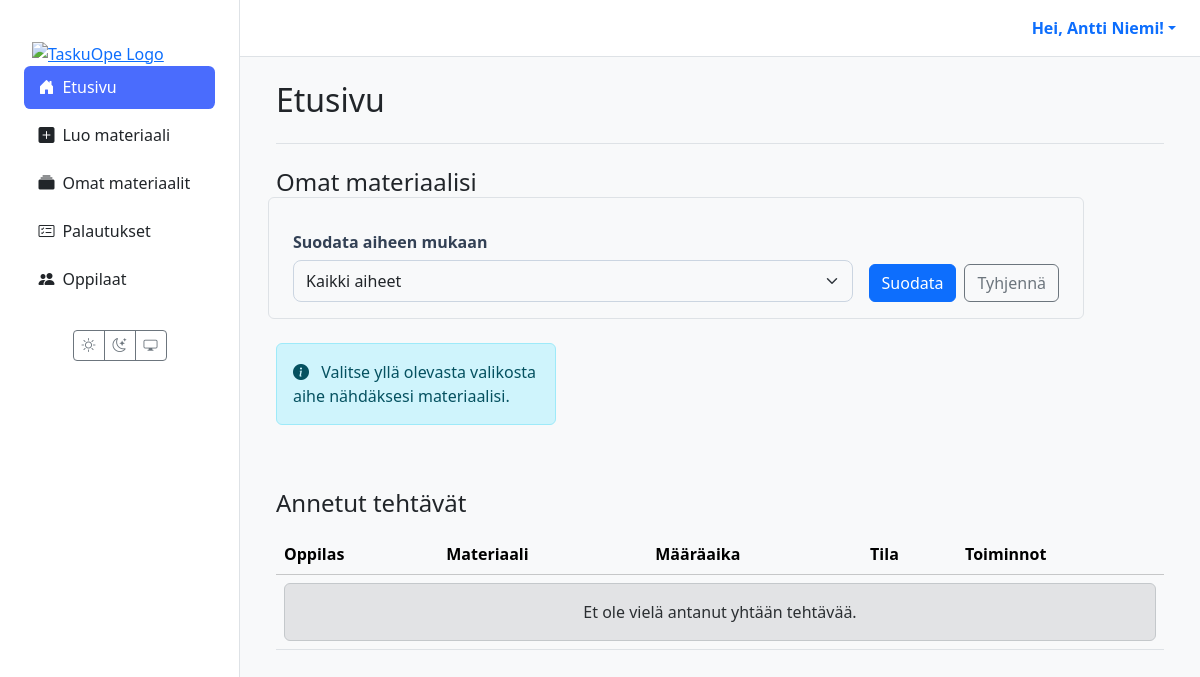
The app's page / (signed in), older data.
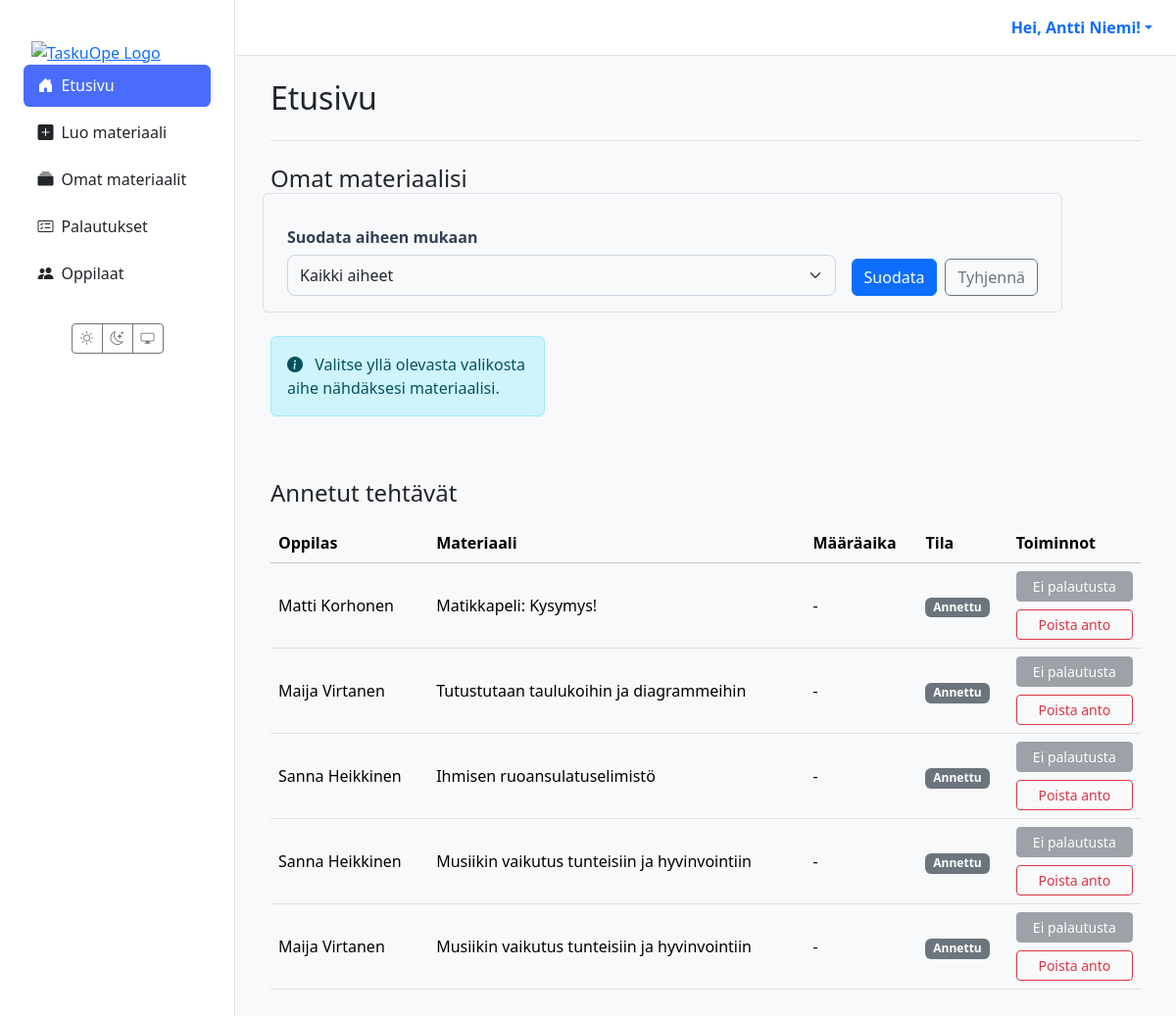
The same page, newer data.
### users/models.py (models this page shows, shortened)
class CustomUser(AbstractUser):
    class Role(models.TextChoices):
        TEACHER = 'TEACHER', 'Teacher'
        STUDENT = 'STUDENT', 'Student'
    role = models.CharField(max_length=50, choices=Role.choices, default=Role.STUDENT)
    grade_class = models.PositiveSmallIntegerField(
        verbose_name="Luokka-aste",
        null=True,
        blank=True,
        choices=[(i, f"{i}. luokka") for i in range(1, 7)]
    )
    profile_image = models.ImageField(
        verbose_name="Profiilikuva",
        upload_to='profile_pics/',
        null=True,
        blank=True
    )

### materials/models.py (models this page shows, shortened)
class Assignment(models.Model):
    class Status(models.TextChoices):
        ASSIGNED = "ASSIGNED", _("Annettu")
        IN_PROGRESS = "IN_PROGRESS", _("Kesken")
        SUBMITTED = "SUBMITTED", _("Palautettu")
        GRADED = "GRADED", _("Arvioitu")
    id = models.UUIDField(primary_key=True, default=uuid.uuid4, editable=False)
    material = models.ForeignKey(Material, on_delete=models.CASCADE, verbose_name=_("Materiaali"))
    student = models.ForeignKey(
        settings.AUTH_USER_MODEL,
        related_name='assignments',
        on_delete=models.CASCADE,
        limit_choices_to={'role': 'STUDENT'},
        verbose_name=_("Oppilas"),
    )
    assigned_by = models.ForeignKey(
        settings.AUTH_USER_MODEL,
        related_name='assigned_tasks',
        on_delete=models.CASCADE,
        limit_choices_to={'role': 'TEACHER'},
        verbose_name=_("Antanut opettaja"),
    )
    due_at = models.DateTimeField(null=True, blank=True, verbose_name=_("Määräaika"))
    status = models.CharField(max_length=20, choices=Status.choices, default=Status.ASSIGNED, verbose_name=_("Tila"))
    draft_response = models.TextField(blank=True, null=True, verbose_name=_("Luonnosvastaus"))
    created_at = models.DateTimeField(auto_now_add=True, verbose_name=_("Luotu"))
    class Meta:
        constraints = [
            models.UniqueConstraint(fields=['material', 'student'], name='unique_assignment_per_student'),
        ]
        indexes = [
            models.Index(fields=['status']),
            models.Index(fields=['due_at']),
            models.Index(fields=['student']),
            models.Index(fields=['assigned_by']),
        ]
        verbose_name = _("Tehtävänanto")
        verbose_name_plural = _("Tehtävänannot")

class Material(models.Model):
    class MaterialType(models.TextChoices):
        TASK = 'tehtävä', _('Tehtävä')
        LEARNING_MATERIAL = 'oppimateriaali', _('Oppimateriaali')
        TEST = 'testi', _('Testi')
        EXAM = 'koe', _('Koe')
        GAME = 'peli', _('Peli')
    class Status(models.TextChoices):
        DRAFT = 'DRAFT', _('Luonnos')
        PENDING_APPROVAL = 'PENDING', _('Odottaa hyväksyntää')
        APPROVED = 'APPROVED', _('Hyväksytty')
        REJECTED = 'REJECTED', _('Hylätty')
    GRADE_CHOICES = [(str(i), f"{i}. luokka") for i in range(1, 7)]
    id = models.UUIDField(primary_key=True, default=uuid.uuid4, editable=False)
    title = models.CharField(max_length=255, verbose_name=_("Otsikko"))
    content = models.TextField(
        verbose_name=_("Sisältö"),
        help_text=_("Raakasisältö, esim. AI:n tuottama teksti.")
    )
    structured_content = models.JSONField(
        null=True,
        blank=True,
        verbose_name=_("Jäsennelty sisältö"),
        help_text=_("Esim. monivalinnat tai tehtävän rakenne JSON-muodossa.")
    )
    material_type = models.CharField(
        max_length=50,
        choices=MaterialType.choices,
        default=MaterialType.TASK,
        verbose_name=_("Materiaalin tyyppi"),
    )
    subject = models.CharField(max_length=100, null=True, blank=True, verbose_name=_("Aine"))
    grade_level = models.CharField(
        max_length=20,
        choices=GRADE_CHOICES,
        null=True,
        blank=True,
        verbose_name=_("Luokka-aste"),
    )
    audience = models.JSONField(
        null=True,
        blank=True,
        verbose_name=_("Kohderyhmä"),
        help_text=_("Esim. {'learning_styles': ['visuaalinen'], 'languages': ['fi']}")
    )
    author = models.ForeignKey(
        settings.AUTH_USER_MODEL,
        related_name='authored_materials',
        on_delete=models.CASCADE,
        limit_choices_to={'role': 'TEACHER'},
        verbose_name=_("Tekijä (opettaja)"),
    )
    prompt = models.ForeignKey(
        Prompt,
        on_delete=models.SET_NULL,
        null=True,
        blank=True,
        verbose_name=_("Kehoite"),
    )
    status = models.CharField(
        max_length=50,
        choices=Status.choices,
        default=Status.DRAFT,
        verbose_name=_("Tila"),
    )
    version = models.IntegerField(default=1, verbose_name=_("Versio"))
    parent = models.ForeignKey(
        'self',
        on_delete=models.SET_NULL,
        null=True,
        blank=True,
        related_name='versions',
        verbose_name=_("Edellinen versio"),
    )
    created_at = models.DateTimeField(auto_now_add=True, verbose_name=_("Luotu"))
    updated_at = models.DateTimeField(auto_now=True, verbose_name=_("Päivitetty"))
    class Meta:
        verbose_name = _("Materiaali")
        verbose_name_plural = _("Materiaalit")

### materials/views/main.py (the view)
# urls.py: path("", views.dashboard_view, name='dashboard'),
@login_required(login_url='kirjaudu')
def dashboard_view(request):
    user = request.user
    if user.role == 'TEACHER':
        return teacher_dashboard_view(request)
    elif user.role == 'STUDENT':
        return student_dashboard_view(request)
    return redirect('kirjaudu')

### templates/dashboard/teacher.html (shortened to what this page needs)
{% extends 'partials/base.html' %}
{% load static %}
{% block content %}
<div class="container-fluid">
  <div class="mb-4 border-bottom pb-3">
    <h1 class="h2">Etusivu</h1>
  </div>
  <section class="materials-list mb-5">
    <h2 class="h4 mb-3">Omat materiaalisi</h2>
    <div style="max-width: 800px;" class="mb-4">
      <form method="get" class="row g-3 align-items-end p-3 rounded border">
        <div class="col-md">
          <label for="subject-filter" class="form-label fw-bold">Suodata aiheen mukaan</label>
          <select name="subject" id="subject-filter" class="form-select">
            <option value="">Kaikki aiheet</option>
          </select>
        </div>
        <div class="col-md-auto">
          <div class="d-flex gap-2">
            <button type="submit" class="btn btn-primary">Suodata</button>
            <a href="{% url 'dashboard' %}" class="btn btn-outline-secondary">Tyhjennä</a>
          </div>
        </div>
      </form>
    </div>
    <div class="row row-cols-1 row-cols-md-2 row-cols-xl-3 g-4">
      {% for m in materials %}
      <div class="col">
        <div class="card material-card h-100">
          <div class="card-body d-flex flex-column">
            <div class="mb-2">
              <span class="badge badge-status-{{ m.status }}">{{ m.get_status_display }}</span>
              <span class="badge bg-secondary fw-normal">v{{ m.version }}</span>
            </div>
            <h5 class="card-title mt-1">{{ m.title }}</h5>
            <p class="card-subtitle mb-3 text-muted">
              <i class="bi bi-tag me-1"></i>{{ m.subject|default:'Ei määritelty' }}
            </p>
            <div class="card-actions mt-auto pt-3">
              <a class="btn btn-sm btn-primary" href="{% url 'material_detail' material_id=m.id %}">Avaa</a>
              <a class="btn btn-sm btn-outline-secondary" href="{% url 'view_submissions' material_id=m.id %}">Palautukset</a>
              <a class="btn btn-sm btn-outline-success" href="{% url 'material_edit' material_id=m.id %}">Muokkaa</a>
              <a class="btn btn-sm btn-outline-info" href="{% url 'assign_material' material_id=m.id %}">Anna</a>
              <button type="button" class="btn btn-sm btn-outline-danger" data-bs-toggle="modal" data-bs-target="#confirmDeleteModal" data-title="{{ m.title }}" data-action="{% url 'delete_material' material_id=m.id %}">
                Poista
              </button>
            </div>
          </div>
        </div>
      </div>
      {% empty %}
      <div class="col-12">
        <div class="alert alert-info" role="alert">
          {% if selected_subject %}
            Ei materiaaleja valitulla aiheella.
          {% else %}
            <i class="bi bi-info-circle-fill me-2"></i>
            Valitse yllä olevasta valikosta aihe nähdäksesi materiaalisi.
          {% endif %}
        </div>
      </div>
      {% endfor %}
    </div>
  </section>
  <section class="assignments-list" id="annetut-tehtavat">
    <h2 class="h4 mb-3">Annetut tehtävät</h2>
    <table class="table table-hover align-middle tasks">
      <thead class="table-light">
        <tr>
          <th scope="col">Oppilas</th>
          <th scope="col">Materiaali</th>
          <th scope="col">Määräaika</th>
          <th scope="col">Tila</th>
          <th scope="col">Toiminnot</th>
        </tr>
      </thead>
      <tbody>
        {% for assignment in assignments %}
        <tr>
          <td data-label="Oppilas">{{ assignment.student.get_full_name|default:assignment.student.username }}</td>
          <td data-label="Materiaali">{{ assignment.material.title }}</td>
          <td data-label="Määräaika">{{ assignment.due_at|date:"d.m.Y H:i"|default:"-" }}</td>
          <td data-label="Tila">
            <span class="badge
              {% if assignment.status == 'GRADED' %}bg-success
              {% elif assignment.status == 'SUBMITTED' %}bg-primary
              {% elif assignment.status == 'IN_PROGRESS' %}bg-warning text-dark
              {% else %}bg-secondary{% endif %}">
              {{ assignment.get_status_display }}
            </span>
          </td>
          <td data-label="Toiminnot" class="d-grid gap-2">
            {% with sub=assignment.submissions.last %}
              {% if sub %}
                <a class="btn btn-sm btn-primary" href="{% url 'grade_submission' submission_id=sub.id %}">
                  Tarkastele palautusta
                </a>
              {% else %}
                <button class="btn btn-sm btn-secondary" disabled>Ei palautusta</button>
              {% endif %}
            {% endwith %}
            <button type="button"
                    class="btn btn-sm btn-outline-danger"
                    data-bs-toggle="modal"
                    data-bs-target="#confirmUnassignModal"
                    data-title="{{ assignment.material.title }} – {{ assignment.student.get_full_name|default:assignment.student.username }}"
                    data-action="{% url 'unassign' assignment_id=assignment.id %}">
              Poista anto
            </button>
          </td>
        </tr>
        {% empty %}
        <tr>
          <td colspan="5" class="text-center">
            <div class="alert alert-secondary mb-0">Et ole vielä antanut yhtään tehtävää.</div>
          </td>
        </tr>
        {% endfor %}
      </tbody>
    </table>
  </section>
</div>
{% endblock %}

### templates/partials/base.html (shortened to what this page needs)
{% load static %}
<!DOCTYPE html>
<html lang="fi" data-bs-theme="light">
<head>
  <link href="https://cdn.jsdelivr.net/npm/bootstrap@5.3.2/dist/css/bootstrap.min.css" rel="stylesheet">
  <link rel="stylesheet" href="https://cdn.jsdelivr.net/npm/bootstrap-icons@1.11.3/font/bootstrap-icons.min.css">
  <link rel="stylesheet" href="{% static 'css/style.css' %}">
</head>
<body>
  <div class="main-layout-container">
    <aside class="sidebar d-none d-lg-flex flex-column">
      <div class="flex-column w-100">
        <a href="{% url 'dashboard' %}" class="px-3 pt-3 d-block"><img src="{% static 'images/logo1.png' %}" alt="TaskuOpe Logo" class="img-fluid"></a>
        {% with nm=request.resolver_match.url_name %}
        <nav class="nav nav-pills flex-column mb-4 px-2">
          <a href="{% url 'dashboard' %}" class="nav-link {% if nm == 'dashboard' %}active{% endif %}"><i class="bi bi-house-door-fill me-2"></i>Etusivu</a>
          {% if request.user.is_authenticated and request.user.role == 'STUDENT' %}
            <a href="{% url 'student_assignments' %}" class="nav-link {% if nm == 'student_assignments' %}active{% endif %}"><i class="bi bi-list-check me-2"></i>Omat tehtävät</a>
            <a href="{% url 'student_games' %}" class="nav-link {% if nm == 'student_games' %}active{% endif %}"><i class="bi bi-controller me-2"></i>Pelit</a>
            <a href="{% url 'student_grades' %}" class="nav-link {% if nm == 'student_grades' %}active{% endif %}"><i class="bi bi-award me-2"></i>Palautukset & arvioinnit</a>
          {% elif request.user.is_authenticated and request.user.role == 'TEACHER' %}
            <a href="{% url 'create_material' %}" class="nav-link {% if nm == 'create_material' %}active{% endif %}"><i class="bi bi-plus-square-fill me-2"></i>Luo materiaali</a>
            <a href="{% url 'material_list' %}" class="nav-link {% if nm == 'material_list' %}active{% endif %}"><i class="bi bi-collection-fill me-2"></i>Omat materiaalit</a>
            <a href="{% url 'view_all_submissions' %}" class="nav-link {% if nm == 'view_all_submissions' %}active{% endif %}"><i class="bi bi-card-checklist me-2"></i>Palautukset</a>
            <a href="{% url 'teacher_student_list' %}" class="nav-link {% if nm == 'teacher_student_list' %}active{% endif %}"><i class="bi bi-people-fill me-2"></i>Oppilaat</a>
          {% endif %}
        </nav>
        {% endwith %}
        <div class="mt-auto text-center pb-3">
          <div class="btn-group"><button id="theme-light" class="btn btn-outline-secondary btn-sm"><i class="bi bi-sun"></i></button><button id="theme-dark" class="btn btn-outline-secondary btn-sm"><i class="bi bi-moon-stars"></i></button><button id="theme-system" class="btn btn-outline-secondary btn-sm"><i class="bi bi-display"></i></button></div>
        </div>
      </div>
    </aside>
    <div class="main-content-wrapper">
      <header class="main-header d-none d-lg-flex justify-content-end align-items-center px-4 py-3">
        <div class="dropdown">
          <a href="#" class="d-flex align-items-center text-decoration-none dropdown-toggle" data-bs-toggle="dropdown">
            <strong>Hei, {{ user.get_full_name|default:user.username }}!</strong>
          </a>
        </div>
      </header>
      <main class="page-content">
        {% block content %}{% endblock %}
      </main>
    </div>
  </div>
</body>
</html>

### TaskuOpe/static/css/style.css (style rules this page uses)
:root { --sidebar-width: 240px; }
[data-bs-theme="light"] { --bg-color: #f8f9fa; --card-bg-color: #ffffff; --text-color: #212529; --border-color: #dee2e6; --bs-body-bg: var(--bg-color); --bs-body-color: var(--text-color); --bs-border-color: var(--border-color); --bs-card-bg: var(--card-bg-color); }
html, body { height: 100%; overflow: hidden; }
.main-layout-container { display: flex; flex-direction: row; height: 100%; width: 100%; background-color: var(--bs-body-bg); }
.sidebar { width: var(--sidebar-width); flex-shrink: 0; height: 100vh; overflow-y: auto; background-color: var(--card-bg-color); border-right: 1px solid var(--border-color); padding: 1.5rem 1rem; }
.main-content-wrapper { flex-grow: 1; display: flex; flex-direction: column; height: 100vh; overflow: hidden; }
.main-header { flex-shrink: 0; background-color: var(--card-bg-color); border-bottom: 1px solid var(--border-color); padding: 0.75rem 1.5rem; }
.page-content { flex-grow: 1; overflow-y: auto; padding: 1.5rem; }
.sidebar .nav-link { color: var(--text-color); font-weight: 500; padding: 0.6rem 0.9rem; border-radius: 0.4rem; margin-bottom: 0.3rem; transition: background 0.2s; }
.sidebar .nav-link.active { background-color: #4a6cfd; color: #fff; }
.form-label { font-weight: 600; margin-bottom: 6px; color: #334155; }
.form-control, .form-select { border: 1px solid #cbd5e1; padding: 8px 12px; border-radius: 8px; transition: border-color 0.2s, box-shadow 0.2s; }
:root { --taskuope-font-sans: system-ui, -apple-system, "Segoe UI", Roboto, "Helvetica Neue", Arial, sans-serif; }

Row changes from the older to the newer data that the page shows:
added Assignment: student.get_full_name "Matti Korhonen", material "Matikkapeli: Kysymys!", due_at "-", status "Annettu"
added Assignment: student.get_full_name "Maija Virtanen", material "Tutustutaan taulukoihin ja diagrammeihin", due_at "-", status "Annettu"
added Assignment: student.get_full_name "Sanna Heikkinen", material "Ihmisen ruoansulatuselimistö", due_at "-", status "Annettu"
added Assignment: student.get_full_name "Sanna Heikkinen", material "Musiikin vaikutus tunteisiin ja hyvinvointiin", due_at "-", status "Annettu"
added Assignment: student.get_full_name "Maija Virtanen", material "Musiikin vaikutus tunteisiin ja hyvinvointiin", due_at "-", status "Annettu"
Text that changed along with them:
text no longer shown: "Et ole vielä antanut yhtään tehtävää."
